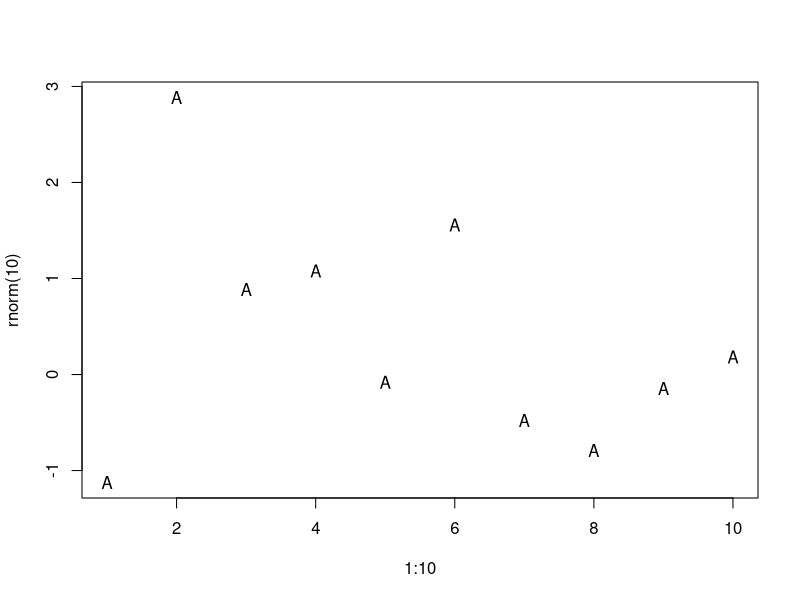

Write the R code that produced this figure.
if(! exists('pch_idx')) pch_idx <- 1 else pch_idx = pch_idx + 1
LETTER <- LETTERS[pch_idx %% 26]
print(LETTER)
plot(1:10, rnorm(10), col = pch_idx, pch = LETTER)

print('no problems here')
